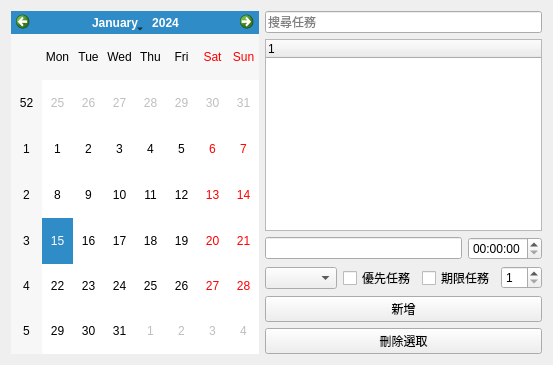
<?xml version="1.0" encoding="UTF-8"?>
<ui version="4.0">
 <class>Widget</class>
 <widget class="QWidget" name="Widget">
  <property name="windowTitle">
   <string>行事曆 × Deadline 待辦系統</string>
  </property>
  <layout class="QHBoxLayout">

   <item>
    <widget class="QCalendarWidget" name="calendarWidget"/>
   </item>

   <item>
    <layout class="QVBoxLayout">

     <item>
      <widget class="QLineEdit" name="lineEditSearch">
       <property name="placeholderText">
        <string>搜尋任務</string>
       </property>
      </widget>
     </item>

     <item>
      <widget class="QTreeWidget" name="treeWidget"/>
     </item>

     <item>
      <layout class="QHBoxLayout">
       <item>
        <widget class="QLineEdit" name="lineEdit"/>
       </item>
       <item>
        <widget class="QTimeEdit" name="timeEdit"/>
       </item>
      </layout>
     </item>

     <item>
      <layout class="QHBoxLayout">
       <item>
        <widget class="QComboBox" name="comboBoxCategory"/>
       </item>
       <item>
        <widget class="QCheckBox" name="checkBoxPriority">
         <property name="text">
          <string>優先任務</string>
         </property>
        </widget>
       </item>
       <item>
        <widget class="QCheckBox" name="checkBoxDeadline">
         <property name="text">
          <string>期限任務</string>
         </property>
        </widget>
       </item>
       <item>
        <widget class="QSpinBox" name="spinBoxDays">
         <property name="minimum"><number>1</number></property>
         <property name="value"><number>1</number></property>
        </widget>
       </item>
      </layout>
     </item>

     <item>
      <widget class="QPushButton" name="addButton">
       <property name="text">
        <string>新增</string>
       </property>
      </widget>
     </item>

     <item>
      <widget class="QPushButton" name="deleteButton">
       <property name="text">
        <string>刪除選取</string>
       </property>
      </widget>
     </item>

    </layout>
   </item>

  </layout>
 </widget>
</ui>
